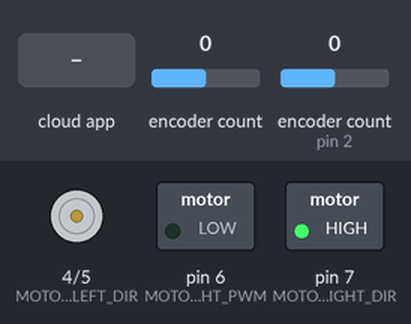
Simulated run of this sketch. Board: Arduino Uno, built with avr-gcc and run on an emulated ATmega328P. Parts: direction and speed pins drawn as motors (green arrow = direction pin HIGH = forward, orange = LOW = backward, longer = more drive), switched loads named in the sketch (green lamp = pin HIGH). The test bench sets the inputs (shaded band); at power-on: encoder count 0, encoder count (sensor on pin 2) 0. The ROS host is connected and sends only what is stated.

Above: at 1.2 s.
1.3 s: the phone or cloud app sets linear.x to -100
At 5.36 s:
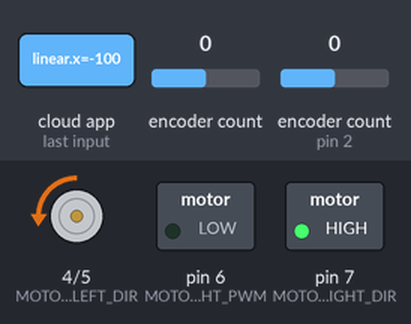
At 9.45 s:
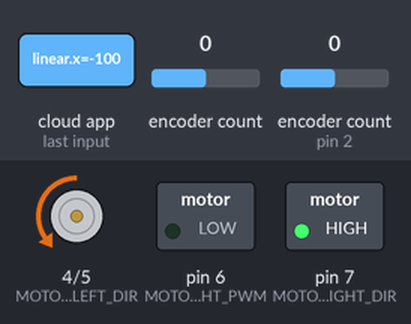
Timing chart, 0 to 16.0 s (numbered marks = the images above; inputs shaded):
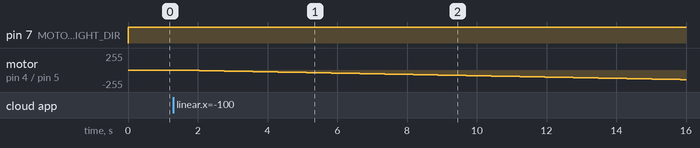

The sketch:

motorController.ino
```cpp
#define USE_USBCON

#include <ros.h>
#include <geometry_msgs/Twist.h>
#include <std_msgs/Float64.h>
#include <Encoder.h>


//----------X IS LEFT
//----------Y IS RIGHT

//--------------ENCODER PINS DEFINITIONS--------------------
#define ENCODER_LEFT_A      0
#define ENCODER_LEFT_B      1
#define ENCODER_RIGHT_A     2
#define ENCODER_RIGHT_B     3

Encoder leftEncoder(ENCODER_LEFT_A, ENCODER_LEFT_B);
Encoder rightEncoder(ENCODER_RIGHT_A, ENCODER_RIGHT_B);

//---------GLOBAL VARIABLE for speed calculation----------
long 			lastTime;
const double 	PI_NUMBER 		=	3.14;
const double 	WHEEL_DIAMETER  =	0.0695;  //m
const int 		CPR				=	1456;

//--------------MOTOR PINS DEFINITIONS--------------------
#define MOTOR_LEFT_DIR      4
#define MOTOR_LEFT_PWM      5
#define MOTOR_RIGHT_PWM     6
#define MOTOR_RIGHT_DIR     7

int directionLeft = 0;
int directionRight = 0;

struct TwoWheel {
  double right;
  double left;
};

struct TwoWheel controlEffort = {0, 0};
struct TwoWheel currentEffortInput = {0, 0};

//----------------ROS GLOBAL VARIABLES------------------
const 	int 	ODO_WAIT	=	3;
int 			odoCount	=	0;

ros::NodeHandle nh;

//Publication de l'odométrie des roues
geometry_msgs::Twist msgOdometry;
ros::Publisher pubOdometry("ard_odo", &msgOdometry);

//------------------------DEBUG---------------------------
geometry_msgs::Twist msgDebug;
ros::Publisher pubDebug("ard_debug", &msgDebug);

//Subscriber to CMD_velocity after PID Control
void getVelocity(const geometry_msgs::Twist & CVel) {
  controlEffort.left = CVel.linear.x;
  controlEffort.right = CVel.linear.y;
}

ros::Subscriber<geometry_msgs::Twist> subCmdVelocity("/arduino/cmd_vel", &getVelocity );

void setup() {

  pinMode(MOTOR_RIGHT_DIR, OUTPUT);
  pinMode(MOTOR_RIGHT_PWM, OUTPUT);
  pinMode(MOTOR_LEFT_DIR, OUTPUT);
  pinMode(MOTOR_LEFT_PWM, OUTPUT);

  pinMode(ENCODER_RIGHT_A, INPUT);
  pinMode(ENCODER_RIGHT_B, INPUT);
  pinMode(ENCODER_LEFT_A, INPUT);
  pinMode(ENCODER_LEFT_B, INPUT);

  lastTime = millis();

  nh.initNode();
  nh.advertise(pubOdometry);
  nh.advertise(pubDebug);
  nh.subscribe(subCmdVelocity);

}

void loop() {

  nh.spinOnce();

  //------------------Publish ODOMETRY--------------------
  struct TwoWheel cmdVelocity = getVelocity();

  if (odoCount > ODO_WAIT) {
    msgOdometry.linear.x = cmdVelocity.left;
    msgOdometry.linear.y = cmdVelocity.right;

    msgDebug.linear.x = currentEffortInput.left;
    msgDebug.linear.y = currentEffortInput.right;

    pubDebug.publish(&msgDebug);
    pubOdometry.publish(&msgOdometry);
  }
  else {
    odoCount++;
  }

  //------------------update wheel speed------------------
  currentEffortInput.left += controlEffort.left;
  currentEffortInput.right += controlEffort.right;

  //------------------APPLY LIMITS------------------------
  //--------------FOR THE LEFT MOTOR----------------------
  if (currentEffortInput.left < 0) {
    digitalWrite(MOTOR_LEFT_DIR, LOW);
    directionLeft = -1;
  }
  else if (currentEffortInput.left >= 0) {
    digitalWrite(MOTOR_LEFT_DIR, HIGH);
    directionLeft = 1;
  }

  if (currentEffortInput.left > 255) {
    currentEffortInput.left = 255;
  }
  else if (currentEffortInput.left < -255) {
    currentEffortInput.left = -255;
  }

  //--------------FOR THE RIGHT MOTOR----------------------
  if (currentEffortInput.right < 0) {
    digitalWrite(MOTOR_RIGHT_DIR, LOW);
    directionRight = -1;
  }
  else if (currentEffortInput.right >= 0) {
    digitalWrite(MOTOR_RIGHT_DIR, HIGH);
    directionRight = 1;
  }

  if (currentEffortInput.right > 255) {
    currentEffortInput.right = 255;
  }
  else if (currentEffortInput.right < -255) {
    currentEffortInput.right = -255;
  }

  analogWrite(MOTOR_LEFT_PWM, int(directionLeft * currentEffortInput.left));
  analogWrite(MOTOR_RIGHT_PWM, int(directionRight * currentEffortInput.right));

  delay(100);
}

TwoWheel getVelocity() {
  struct TwoWheel velocity = {0, 0};

  long leftEncoderValue = leftEncoder.read();
  long rightEncoderValue = rightEncoder.read();

  leftEncoder.write(0);
  rightEncoder.write(0);

  long nowTime = millis();

  long dtime = nowTime - lastTime;
  lastTime = nowTime;

  //double dAngle = leftEncoderValue * 1.00 / CPR;   //en RPM
  //double omega = (dAngle / dtime) * 1000 * 60;

  //Vitesse tangentielle
  double leftDistance = leftEncoderValue * 3.14 * WHEEL_DIAMETER / CPR;
  velocity.left =  (leftDistance / dtime) * 1000;  //en m/s
  double rightDistance = rightEncoderValue * PI_NUMBER * WHEEL_DIAMETER / CPR;
  velocity.right =  (rightDistance / dtime) * 1000;  //en m/s


  return velocity;
}
```

Measured:
- after the input at 1.3 s, motor on pin 4 (MOTOR_LEFT_DIR) / pin 5 (MOTOR_LEFT_PWM): moves from stopped to backward 144/255 over 14.6 s, starting at once
